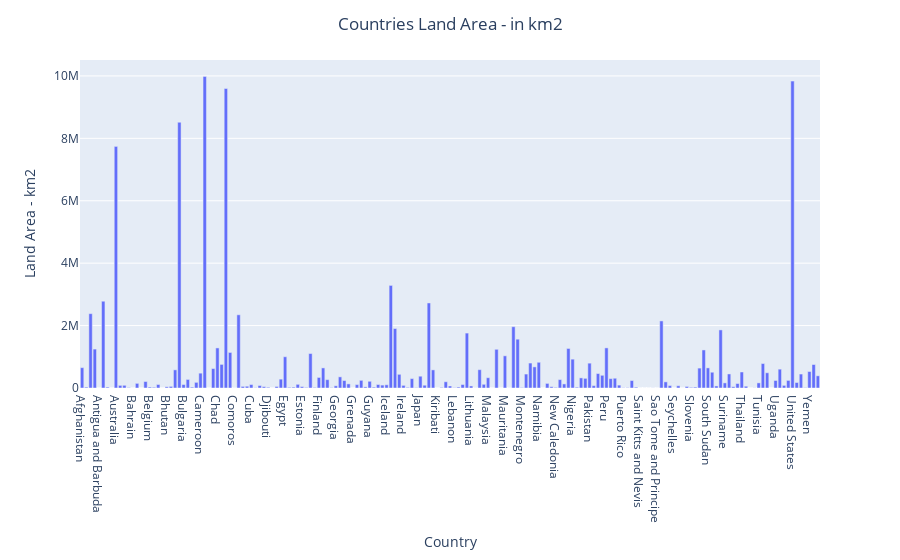

Source (notebook cell):
### Code cell
energy_land = df[['Entity', 'Land']]#create new data 
energy_land = energy_land.dropna()
#===========================================
countries = energy_land['Entity'].unique()#take the unique value
#===========================================
land = energy_land['Land'].unique()#take the unique value
land_int = []#use to save new values
for num in land:
    num_str = str(num).replace(',', '')#remove ','
    num_int = int(float(num_str))#convert to float and then to int
    land_int.append(num_int)#append to list
#===========================================
energy_land_data_use_df = pd.DataFrame([countries, land_int], index=['Country', 'Land'])#create dataframe
energy_land_data_use_df = energy_land_data_use_df.T
#===========================================
fig = px.bar(energy_land_data_use_df, x='Country', y='Land', labels={'Land': 'Land Area - km2', 'Entity': 'Country'})#create relation 
# Updates graph layout/styles
fig.update_layout(title={'text': 'Countries Land Area - in km2','x': 0.5,})#for the title
# Shows the graph
fig.show()

### Figure 1 — Plotly figure (JSON) as saved in the notebook; plotly's stock layout.template omitted (floating-point values rounded to 4 significant figures; data arrays with more than 128 entries replaced by an {"elided": "..."} marker saying what was removed)
{"data": [{"alignmentgroup": "True", "hovertemplate": "Country=%{x}<br>Land Area - km2=%{y}<extra></extra>", "legendgroup": "", "marker": {"color": "#636efa", "pattern": {"shape": ""}}, "name": "", "offsetgroup": "", "orientation": "v", "showlegend": false, "textposition": "auto", "type": "bar", "x": {"elided": "175 str values"}, "xaxis": "x", "y": {"elided": "175 int values"}, "yaxis": "y"}], "layout": {"barmode": "relative", "legend": {"tracegroupgap": 0}, "margin": {"t": 60}, "title": {"text": "Countries Land Area - in km2", "x": 0.5}, "xaxis": {"anchor": "y", "domain": [0, 1], "title": {"text": "Country"}}, "yaxis": {"anchor": "x", "domain": [0, 1], "title": {"text": "Land Area - km2"}}}}
